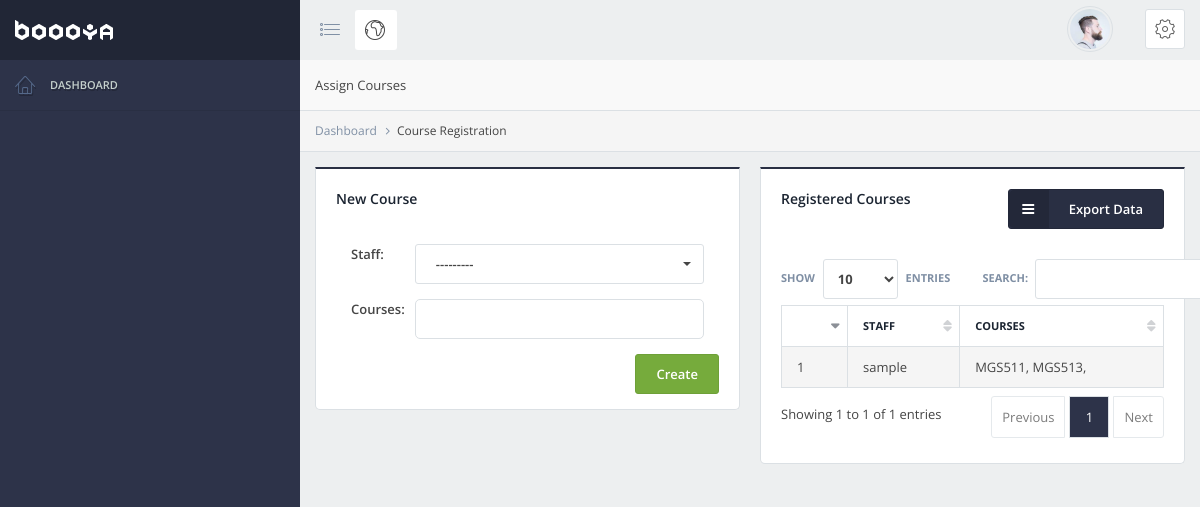
The app's page /school/course/assign-course with its own data.
### staff/models.py (models this page shows, shortened)
class Staff(models.Model):
    user = models.OneToOneField(User)
    mobile = models.CharField(max_length=20)
    pic = models.ImageField(upload_to='staff/photo/')
    designation = models.CharField(max_length=20)
    date_employed = models.DateTimeField(auto_now_add=True)
    def __str__(self):
        return self.user.username

class StaffCourses(models.Model):
    staff = models.OneToOneField(Staff)
    courses = models.ManyToManyField(Course)

### school/models.py (models this page shows)
class Course(models.Model):
    name = models.CharField(max_length=50)
    def __str__(self):
        return self.name

### school/views.py (the view, shortened to what this page needs)
class CourseAssignmentView(CreateView):
    model = StaffCourses
    form_class = CourseAssignmentForm
    template_name = 'school/assign-course.html'
    def get_context_data(self, **kwargs):
        context = super(CourseAssignmentView, self).get_context_data()
        context['assignments'] = StaffCourses.objects.all()
        return context

### school/forms.py
class CourseAssignmentForm(forms.ModelForm):
    class Meta:
        model = StaffCourses
        fields = ('staff', 'courses')
        widgets = {
            'staff': forms.Select(attrs={'class': 'bs-select', 'data-live-search': 'true'}),
            'courses': forms.SelectMultiple(attrs={'class': 's2-select-search form-control'})
        }

### school/templates/school/assign-course.html (shortened to what this page needs)
{% extends 'base/main_manager.html' %}
{% load staticfiles %}
{% block page_title %}Assign Courses{% endblock %}
{% block bread_crumb %}
    <li><a href="{% url 'account:dashboard' %}">Dashboard</a></li>
    <li>Course Registration</li>
{% endblock %}
{% block content %}
    <div class="row">
        <div class="col-sm-6">
            <div class="block block-condensed block-primary">
                <div class="app-heading app-heading-small">
                    <div class="title">
                        <h5>New Course</h5>
                    </div>
                </div>
                <div class="block-content">
                    <form action="" method="post">
                        {% for field in form %}
                            <div class="form-group">
                                <label class="col-md-2 control-label" for="name">{{ field.label }}: </label>
                                <div class="col-md-10">
                                    {{ field }}
                                </div>
                            </div>
                        {% endfor %}
                        <div class="form-group">
                            <button class="btn btn-success pull-right">Create</button>
                        </div>
                    </form>
                </div>
            </div>
        </div>
        <div class="col-sm-6">
            <div class="block block-condensed block-primary">
                <div class="app-heading app-heading-small">
                    <div class="title">
                        <h5>Registered Courses</h5>
                    </div>
                    <div class="heading-elements">
                        <div class="btn-group">
                            <button class="btn btn-primary btn-icon-fixed dropdown-toggle"
                                    data-toggle="dropdown"><span
                                    class="fa fa-bars"></span> Export Data
                            </button>
                        </div>
                    </div>
                </div>
                <div class="block-content">
                    <table class="table table-striped table-bordered datatable-extended" id="sortable-data">
                        <thead>
                        <tr>
                            <th></th>
                            <th>Staff</th>
                            <th>Courses</th>
                        </tr>
                        </thead>
                        <tbody>
                        {% for assigned in assignments %}
                            <tr>
                                <td>{{ forloop.counter }}</td>
                                <td>{{ assigned.staff }}</td>
                                <td>
                                    {% for course in assigned.courses.all %}
                                        {{ course.name }},
                                    {% endfor %}
                                </td>
                            </tr>
                        {% endfor %}
                        </tbody>
                    </table>
                </div>
            </div>
        </div>
    </div>
{% endblock %}

### records on screen
Staff: form "---------"
StaffCourses: staff "sample"
Course: name "MGS511"
Course: name "MGS513"

### other values on screen
{{ field.label }} "Staff" "Courses"
